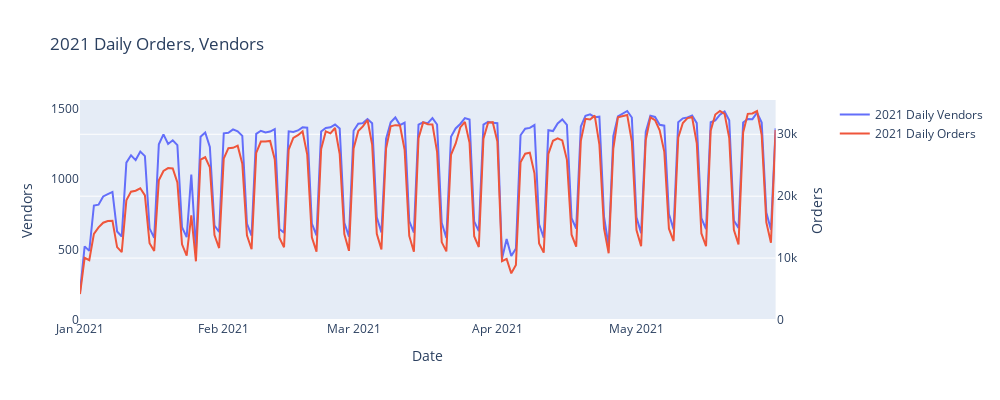

The notebook cell saved with this chart:
### Code cell
fig = make_subplots(specs=[[{"secondary_y": True}]])

fig.add_trace(go.Scatter(x=sales_df_daily['trans_date'], y=sales_df_daily['vendors'], name="2021 Daily Vendors")) 
fig.add_trace(go.Scatter(x=sales_df_daily['trans_date'], y=sales_df_daily['orders'], 
                         name="2021 Daily Orders"),secondary_y=True)    

fig.update_layout(title_text=f"2021 Daily Orders, Vendors", width=1000, height=400, yaxis_showgrid=False)
fig.update_xaxes(title_text="Date", showgrid=False)
fig.update_yaxes(title_text="Vendors", secondary_y=False, rangemode="tozero")
fig.update_yaxes(title_text="Orders", secondary_y=True, rangemode="tozero")

fig.show()

### Figure 1 — Plotly figure (JSON) as saved in the notebook; plotly's stock layout.template omitted (floating-point values rounded to 4 significant figures; data arrays with more than 128 entries replaced by an {"elided": "..."} marker saying what was removed)
{"data": [{"name": "2021 Daily Vendors", "type": "scatter", "x": {"elided": "151 str values"}, "y": {"elided": "151 float values"}}, {"name": "2021 Daily Orders", "type": "scatter", "x": {"elided": "151 str values"}, "xaxis": "x", "y": {"elided": "151 float values"}, "yaxis": "y2"}], "layout": {"height": 400, "title": {"text": "2021 Daily Orders, Vendors"}, "width": 1000, "xaxis": {"anchor": "y", "domain": [0, 0.94], "showgrid": false, "title": {"text": "Date"}}, "yaxis": {"anchor": "x", "domain": [0, 1], "rangemode": "tozero", "showgrid": false, "title": {"text": "Vendors"}}, "yaxis2": {"anchor": "x", "overlaying": "y", "rangemode": "tozero", "side": "right", "title": {"text": "Orders"}}}}
